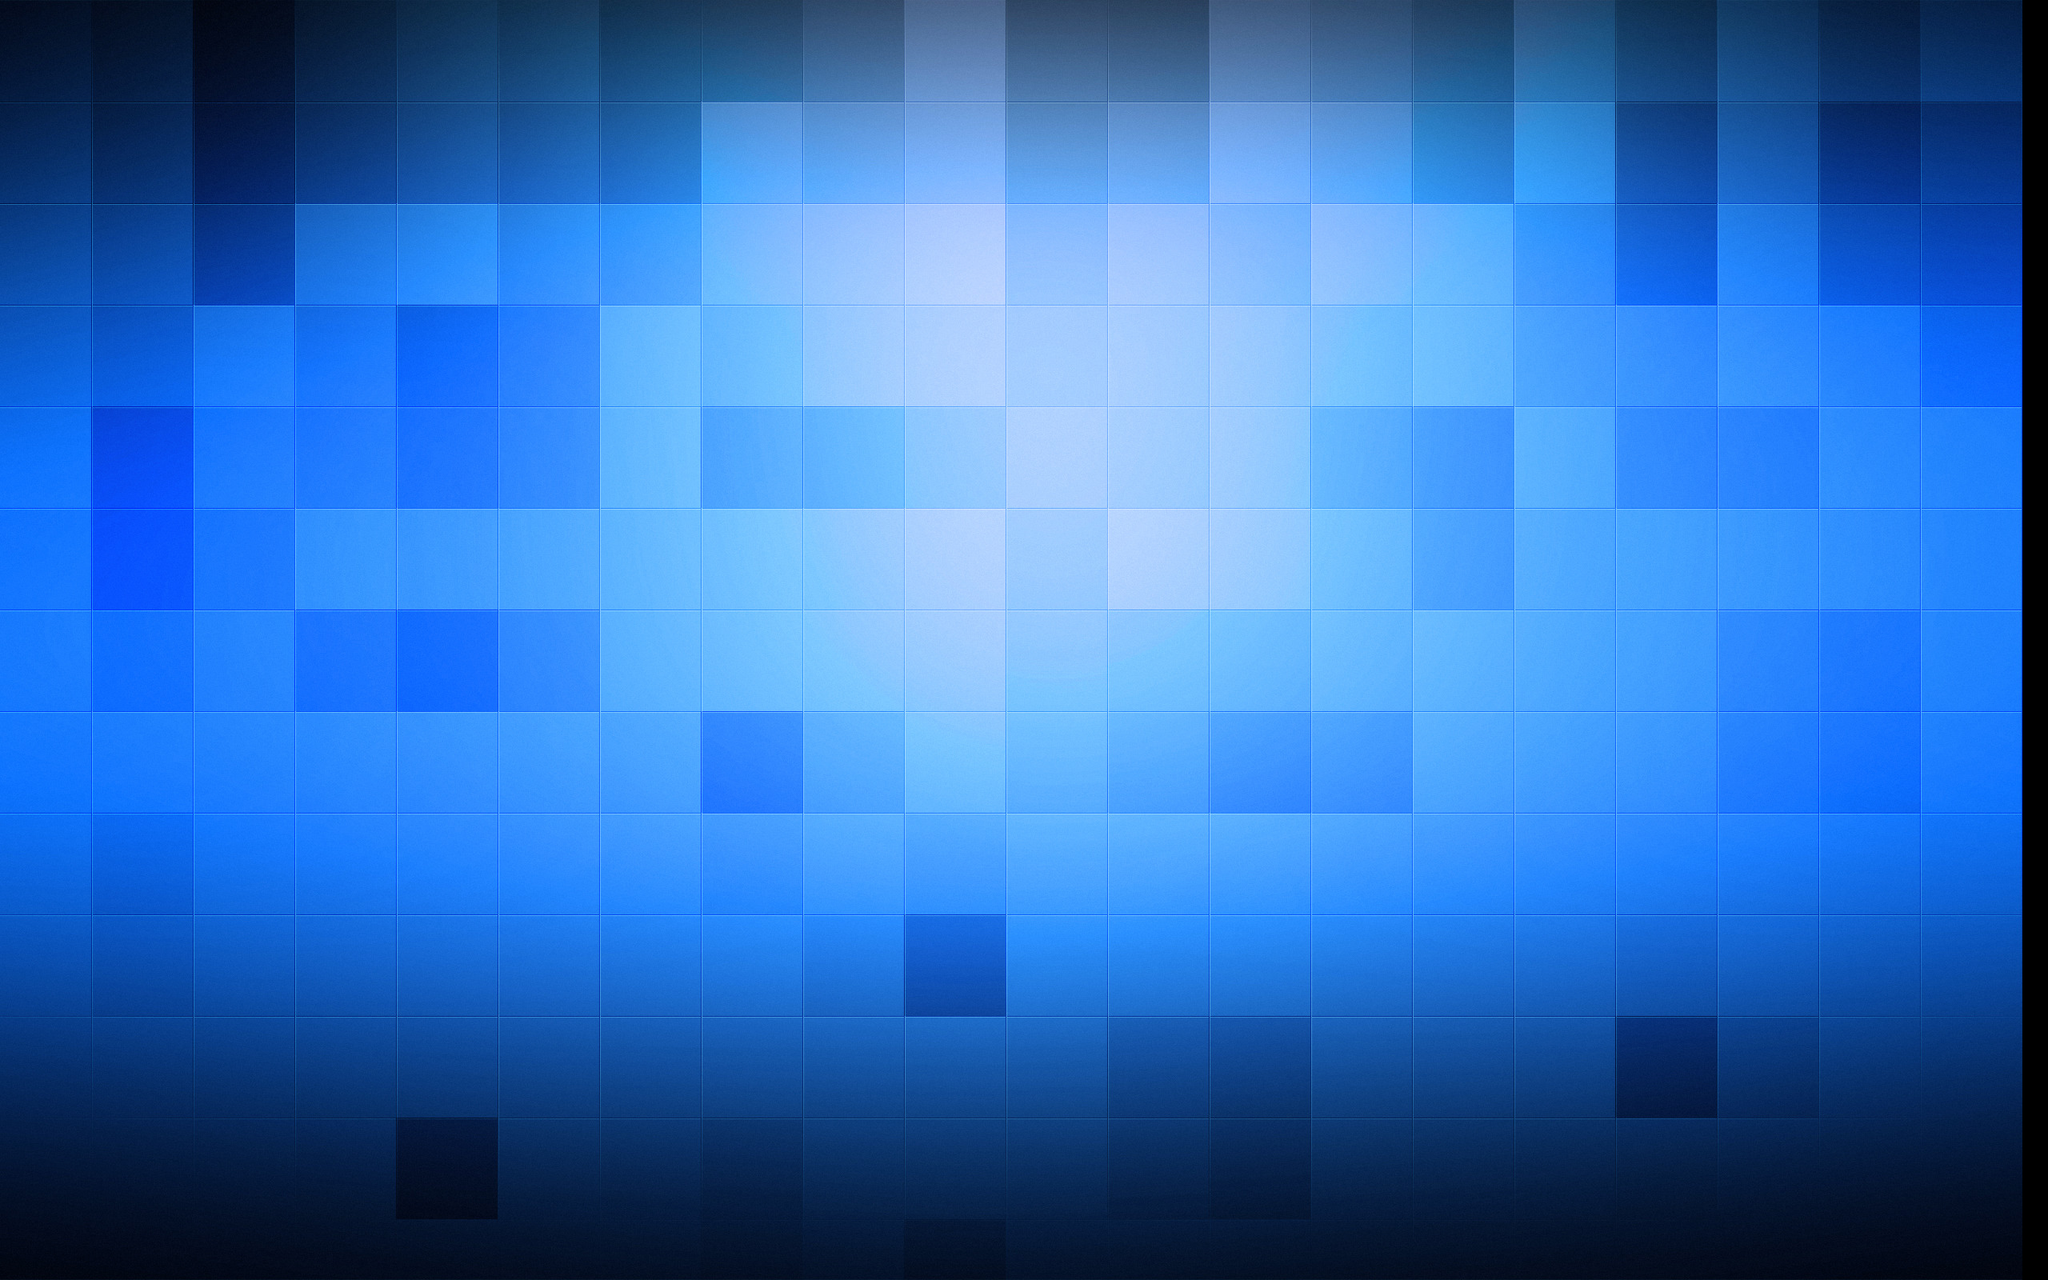

A 2D game scene composited from a Tiled map and its tileset images. What follows is a short description and the map's XML, with each tile layer's data collapsed to a summary:
An orthogonal 80x50 tile map with 32x32 px tiles, 1 tile layer (1).

<map version="1.0" orientation="orthogonal" renderorder="right-down" width="80" height="50" tilewidth="32" tileheight="32" nextobjectid="1">
 <tileset firstgid="1" name="level0" tilewidth="32" tileheight="32">
  <image source="level0.jpg" width="2560" height="1600" />
 </tileset>
 <layer name="1" width="80" height="50">
  <data>[4000 cells, 3950 non-empty, 3950 distinct tile ids]</data>
 </layer>
</map>
